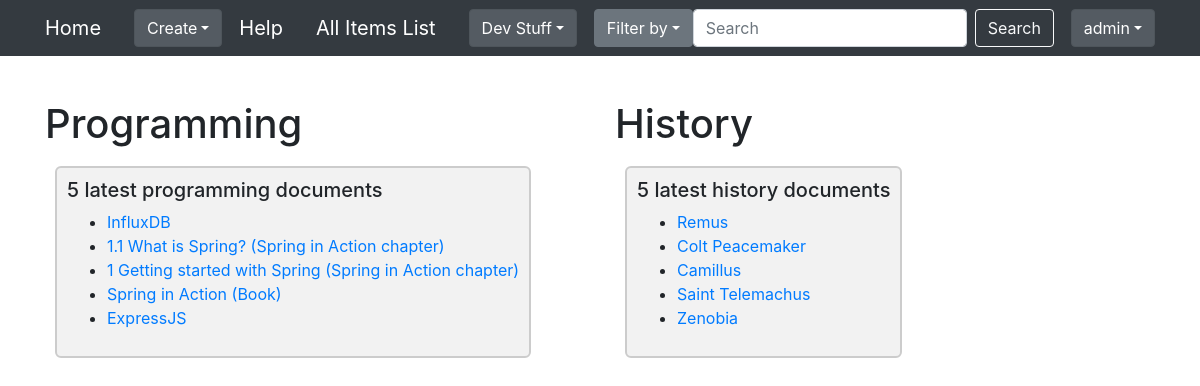
/notesfromxml/homepagetest/ (signed in), run on an earlier commit of the app's database.
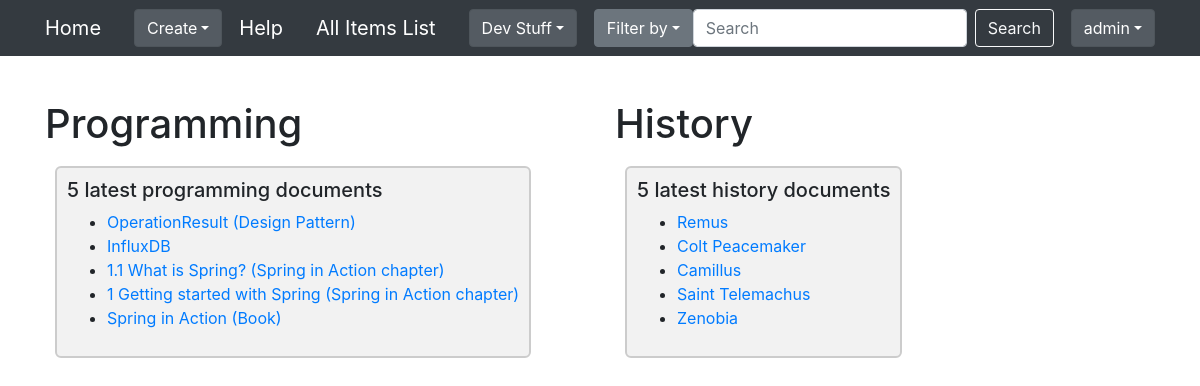
And on a later commit of the database.
### notesfromxml/models.py (models this page shows, shortened)
class Document(models.Model):
    document_name = models.TextField()
    document_text = models.TextField()

### notesfromxml/views.py (the view)
# urls.py: path('homepagetest/', views.display_homepage_test, name='homepage_test'),  # development stuff
@login_required
def display_homepage_test(request):
    latest_programming_documents = Document.objects.filter(tagmap__tag__tag_name='Programming').order_by('-id')[:5]
    latest_history_documents = Document.objects.filter(tagmap__tag__tag_name='History').order_by('-id')[:5]
    return render(request, 'notesfromxml/homepage-test.html',
                  {'latest_programming_docs': latest_programming_documents,
                   'latest_history_docs': latest_history_documents})

### notesfromxml/templates/notesfromxml/homepage-test.html (shortened to what this page needs)
{% extends 'notesfromxml/base.html' %}
{% load static %}
{%  block head_css_page %}
    <link rel="stylesheet" type="text/css" href="{% static 'notesfromxml/css/homepage-test.css' %}" />
 {% endblock head_css_page %}
{% block content %}
    <div class="container">
        <div class="row">
            <div class="col">
                <section>
                    <h1>Programming</h1>
                    <div class="latest-docs">
                        {% if latest_programming_docs %}
                            <h5>5 latest programming documents</h5>
                            <ul>
                                {% for doc in latest_programming_docs %}
                                    <li><a href="{% url 'notesfromxml:display_doc' doc.document_name %}">{{ doc.document_name }}</a></li>
                                {% endfor %}
                            </ul>
                        {% endif %}
                    </div>
                </section>
            </div>
            <div class="col">
                <section>
                    <h1>History</h1>
                    <div class="latest-docs">
                        {% if latest_history_docs %}
                            <h5>5 latest history documents</h5>
                            <ul>
                                {% for doc in latest_history_docs %}
                                    <li><a href="{% url 'notesfromxml:display_doc' doc.document_name %}">{{ doc.document_name }}</a></li>
                                {% endfor %}
                            </ul>
                        {% endif %}
                    </div>
                </section>
            </div>
        </div>
    </div>
{% endblock content %}

What changed in the data, as far as the page shows it:
no longer on this page (row unchanged): Document: document_name "ExpressJS", shown under "5 latest programming documents"
added Document: document_name "OperationResult (Design Pattern)", shown under "5 latest programming documents"
